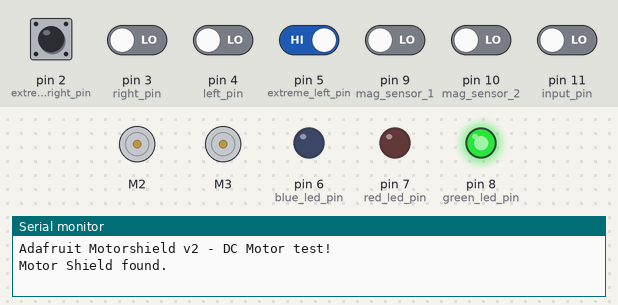
This sketch was run on a simulated Arduino Uno, built with avr-gcc and run on an emulated ATmega328P. Parts: 2 × DC motor (green arrow = forward, orange = backward, longer = faster), output pins drawn as LEDs (lit = HIGH), the last lines printed to the serial monitor. The inputs (shaded band) are chosen by the test bench; at power-on: pin 2 (extreme_right_pin), pin 5 (extreme_left_pin) HIGH, pin 3 (right_pin), pin 4 (left_pin), pin 9 (mag_sensor_1), pin 10 (mag_sensor_2), pin 11 (input_pin) LOW.

Above: at 1.2 s.
1.3 s: pin 2 (extreme_right_pin) pulled LOW for 0.15 s
At 2.5 s:
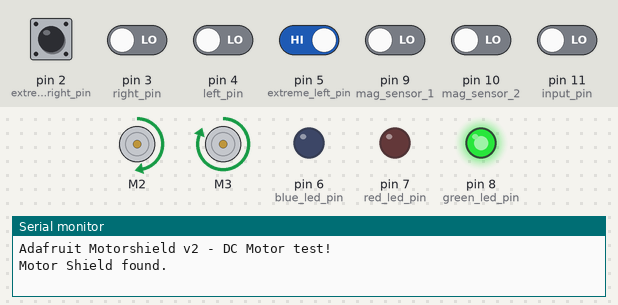
2.9 s: pin 2 (extreme_right_pin) driven LOW and pin 5 (extreme_left_pin) driven LOW
At 4.7 s:
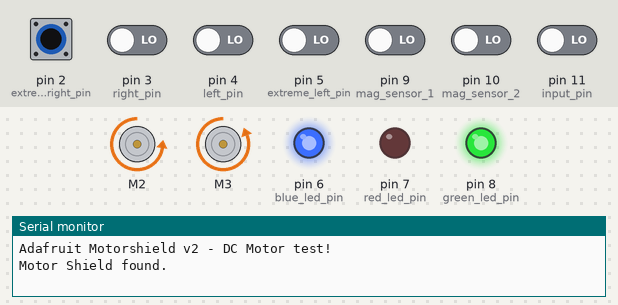
5.4 s: pin 2 (extreme_right_pin) driven HIGH and pin 3 (right_pin) driven HIGH and pin 4 (left_pin) driven HIGH and pin 5 (extreme_left_pin) driven HIGH and pin 9 (mag_sensor_1) driven HIGH
At 6.3 s:
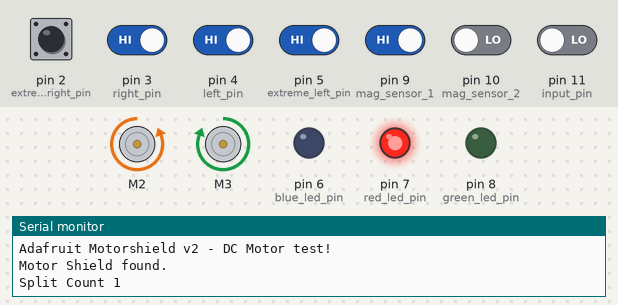
Timing chart, 0 to 8.4 s (numbered marks = the images above; inputs shaded):
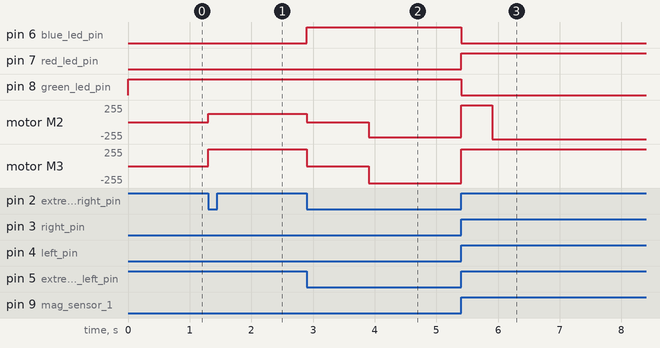

The sketch:

Please_work_3.ino
```cpp
#include <Adafruit_MotorShield.h>

Adafruit_MotorShield AFMS = Adafruit_MotorShield();

int extreme_right_pin = 2;
int right_pin = 3;
int left_pin = 4;
int extreme_left_pin = 5;
int input_pin = 11;
int blue_led_pin = 6;  // Blue LED (motion)
int red_led_pin = 7;   // Red LED (magnetic object)
int green_led_pin = 8; // Green LED (non-magnetic object)

int mag_sensor_1 = 9;  // Magnetic sensor 1
int mag_sensor_2 = 10; // Magnetic sensor 2


//int blue_led_pin;
//int green_led_pin;

int left_motor_pin = 2;


int right_motor_pin = 3;

bool isMoving = false;
int count_split = 0; //Checks Split Count
int right_count = 0; //Checks number of juncitons where right turn could be taken
int left_count = 0; //checks number of junctions where left turn could be taken
int end = 0;

unsigned long debounceDelay = 80; // 100 ms debounce delay
unsigned long rightbounceDelay = 90; //
unsigned long leftbounceDelay = 90;
unsigned long rightDebounceTime = 0; // Last time the right condition was detected
unsigned long leftDebounceTime = 0;  // Last time the left condition was detected
unsigned long splitDebounceTime = 0; // Last time the split condition was detected


Adafruit_DCMotor *Motor_Left = AFMS.getMotor(left_motor_pin);
Adafruit_DCMotor *Motor_Right = AFMS.getMotor(right_motor_pin);

void setup() {
  // put your setup code here, to run once:
  Serial.begin(9600);
  Serial.println("Adafruit Motorshield v2 - DC Motor test!");

  if (!AFMS.begin()) {
    Serial.println("Could not find Motor Shield. Check wiring.");
    while (1);
  }
  Serial.println("Motor Shield found.");

  // Set motor speeds
  Motor_Left->setSpeed(255);
  Motor_Right->setSpeed(255);

  // Set motor states
  Motor_Left->run(RELEASE);
  Motor_Right->run(RELEASE);

  pinMode(extreme_left_pin, INPUT);
  pinMode(left_pin, INPUT);
  pinMode(right_pin, INPUT);
  pinMode(extreme_right_pin, INPUT);
  //pinMode(button, INPUT_PULLUP); // Use internal pull-up resistor

  //pinMode(blue_led_pin, OUTPUT);
  //pinMode(green_led_pin, OUTPUT);
  pinMode(input_pin, INPUT);
  pinMode(blue_led_pin, OUTPUT);
  pinMode(red_led_pin, OUTPUT);
  pinMode(green_led_pin, OUTPUT);

  pinMode(mag_sensor_1, INPUT);
  pinMode(mag_sensor_2, INPUT);

}

void loop() {
  static bool motorsRunning = true; // Track the state of the motors
  static int lastButtonState = LOW; // Store the last button state
  int currentButtonState = digitalRead(input_pin); // Read the current button state

  // Detect rising edge (button pressed)
  if (currentButtonState == HIGH && lastButtonState == LOW) {
    delay(debounceDelay); // Simple debounce delay
    motorsRunning = !motorsRunning; // Toggle motor state

    if (motorsRunning) {
      move(); // Start moving
    } else {
      Motor_Right->run(RELEASE); // Stop motors
      Motor_Left->run(RELEASE);
      digitalWrite(blue_led_pin, LOW); // Turn off blue LED

    }
  }

  // Update the last button state
  lastButtonState = currentButtonState;

  // If motors are running, continue executing move logic
  if (motorsRunning) {
    move();
  }

  handleLEDs();

}


void move(){
  //Read sensor values
  int extreme_right = digitalRead(extreme_right_pin);
  int right = digitalRead(right_pin);
  int left = digitalRead(left_pin);
  int extreme_left = digitalRead(extreme_left_pin);

  if (extreme_right == 0 && right == 1 && left == 1 && extreme_left == 0){ //Move forward when middle 2 sensors on the line
    Motor_Left->setSpeed(255);
    Motor_Right->setSpeed(255);
    Motor_Left->run(FORWARD);
    Motor_Right->run(FORWARD);
    if(!isMoving){isMoving = true;}
  }
  else if(extreme_right == 0 && right == 0 && left == 1 && extreme_left == 0){shift_left(extreme_right, right, left, extreme_left);} //Off coursed to rightside so turn to left
  else if(extreme_right == 0 && right == 0 && left == 1 && extreme_left == 1){shift_left(extreme_right, right, left, extreme_left);}
  else if(extreme_right == 0 && right == 0 && left == 0 && extreme_left == 1){shift_left(extreme_right, right, left, extreme_left);} //Off coursed to rightside so turn to left

  else if(extreme_right == 0 && right == 1 && left == 0 && extreme_left == 0){shift_right(extreme_right, right, left, extreme_left);}
  else if(extreme_right == 1 && right == 1 && left == 0 && extreme_left == 0){shift_right(extreme_right, right, left, extreme_left);}
  else if(extreme_right == 1 && right == 0 && left == 0 && extreme_left == 0){shift_right(extreme_right, right, left, extreme_left);} //Off coursed to rightside so turn to left

  if (extreme_right == 1 && right == 1 && left == 1 && extreme_left == 0) { // Possible right turn
    if (millis() - rightDebounceTime >= rightbounceDelay) { // Check if condition lasts for debounceDelay
      rightDebounceTime = millis(); // Update debounce time
      right_count++;
      Serial.print("Right Count ");
      Serial.println(right_count);
      if (right_count == 2 || right_count == 3 || right_count == 4 || right_count == 5) {turn_right(extreme_right, right, left, extreme_left);}
    }
  }
  else {rightDebounceTime = millis();} // Reset debounce time if condition is no longer met

  // Debounce logic for left turn
  if (extreme_right == 0 && right == 1 && left == 1 && extreme_left == 1) { // Possible left turn
    if (millis() - leftDebounceTime >= leftbounceDelay) { // Check if condition lasts for debounceDelay
      leftDebounceTime = millis(); // Update debounce time
      left_count++;
      Serial.println(left_count);
      if (left_count == 1) {turn_left(extreme_right, right, left, extreme_left);}
      // Add turn_left logic if needed for specific counts
    }
  }
  else {leftDebounceTime = millis();} // Reset debounce time if condition is no longer met
  // Debounce logic for split

  if (extreme_right == 1 && right == 1 && left == 1 && extreme_left == 1) { // Possible split
    if (millis() - splitDebounceTime >= debounceDelay) { // Check if condition lasts for debounceDelay
      splitDebounceTime = millis(); // Update debounce time
      count_split++;
      Serial.print("Split Count ");
      Serial.println(count_split);
      if (count_split == 1 || count_split == 3 || count_split == 4) {turn_left(extreme_right, right, left, extreme_left);}
      else if (count_split == 2 || count_split == 5) {turn_right(extreme_right, right, left, extreme_left);}
    }
  }
  else {splitDebounceTime = millis();} // Reset debounce time if condition is no longer met

  if(extreme_right==0 && right == 0 && left == 0 && extreme_left == 0) {
    Motor_Right->run(RELEASE);
    Motor_Left->run(RELEASE);
    if (isMoving){end = end + 1;}
    isMoving = false;
    if (end == 1){
      delay(1000);
      Motor_Right->setSpeed(255);
      Motor_Left->setSpeed(225);
      Motor_Right->run(BACKWARD);
      Motor_Left->run(BACKWARD);
      delay(200);
      isMoving = true;
      while(!(extreme_right == 1 && right == 1 && left == 1 && extreme_left == 1)){
        delay(10);
        extreme_right = digitalRead(extreme_right_pin);
        right = digitalRead(right_pin);
        left = digitalRead(left_pin);
        extreme_left = digitalRead(extreme_left_pin);
      }
      Motor_Right->run(RELEASE);
      Motor_Left->run(RELEASE);
    }
  }
}

void turn_right(int extreme_right, int right, int left, int extreme_left){
  Motor_Left->setSpeed(255);
  Motor_Right->setSpeed(255);
  Motor_Left->run(FORWARD);
  Motor_Right->run(FORWARD);
  delay(500);
  Motor_Right->run(BACKWARD);
  delay(500);
  if(!isMoving){
    isMoving = true;
  }
  while(!(extreme_right == 0 && right == 1 && left == 1 && extreme_left == 0)){
    delay(10);
    extreme_right = digitalRead(extreme_right_pin);
    right = digitalRead(right_pin);
    left = digitalRead(left_pin);
    extreme_left = digitalRead(extreme_left_pin);
  }
  Motor_Right->run(FORWARD);
  //delay(50);
}

void turn_left(int extreme_right, int right, int left, int extreme_left){
  Motor_Left->setSpeed(255);
  Motor_Right->setSpeed(255);
  Motor_Left->run(FORWARD);
  Motor_Right->run(FORWARD);
  delay(500);
  Motor_Left->run(BACKWARD);
  delay(500);
  if(!isMoving){
    isMoving = true;
  }
  while(!(extreme_right == 0 && right == 1 && left == 1 && extreme_left == 0)){
    delay(10);
    extreme_right = digitalRead(extreme_right_pin);
    right = digitalRead(right_pin);
    left = digitalRead(left_pin);
    extreme_left = digitalRead(extreme_left_pin);
  }
  Motor_Left->run(FORWARD);
  //delay(50);
}
void shift_right(int extreme_right, int right, int left, int extreme_left){
  Motor_Left->setSpeed(255);
  Motor_Right->setSpeed(255);
  Motor_Left->run(FORWARD);
  Motor_Right->run(FORWARD);
  Motor_Right->setSpeed(125);
  if(!isMoving){
    isMoving = true;
  }
  while (!((extreme_right == 0 && right == 0 && left == 0 && extreme_left == 0) ||
         (extreme_right == 0 && right == 1 && left == 1 && extreme_left == 0))) {
      extreme_right = digitalRead(extreme_right_pin);
      right = digitalRead(right_pin);
      left = digitalRead(left_pin);
      extreme_left = digitalRead(extreme_left_pin);
  }
}


void shift_left(int extreme_right, int right, int left, int extreme_left){
  Motor_Left->setSpeed(255);
  Motor_Right->setSpeed(255);
  Motor_Left->run(FORWARD);
  Motor_Right->run(FORWARD);
  Motor_Left->setSpeed(125);
  if(!isMoving){
    isMoving = true;
  }
  while (!((extreme_right == 0 && right == 0 && left == 0 && extreme_left == 0) ||
         (extreme_right == 0 && right == 1 && left == 1 && extreme_left == 0))) {
    extreme_right = digitalRead(extreme_right_pin);
    right = digitalRead(right_pin);
    left = digitalRead(left_pin);
    extreme_left = digitalRead(extreme_left_pin);
  }
}


void handleLEDs() {
  unsigned long currentMillis = millis();

  // Blue LED flashing logic for motion indication
  static unsigned long lastBlueLEDFlash = 0;
  static unsigned long blueLEDDuration = 500; // Flash duration (ms)
  static bool blueState = LOW;

  if (isMoving) {
    if (currentMillis - lastBlueLEDFlash >= blueLEDDuration) {
      blueState = !blueState;
      digitalWrite(blue_led_pin, blueState);
      lastBlueLEDFlash = currentMillis;
    }
  } else {
    digitalWrite(blue_led_pin, LOW); // Turn off blue LED if not moving
  }

  // Read magnetic sensor values
  int mag1 = digitalRead(mag_sensor_1);
  int mag2 = digitalRead(mag_sensor_2);

  // Red and Green LED handling based on magnetic object detection
  if (mag1 == HIGH || mag2 == HIGH) {
    // Magnetic object detected
    digitalWrite(red_led_pin, HIGH);
    digitalWrite(green_led_pin, LOW);
  } else {
    // Non-magnetic object detected
    digitalWrite(red_led_pin, LOW);
    digitalWrite(green_led_pin, HIGH);
  }
}


void pickup(){

}
```

Measured:
- after the input at 1.3 s, motor M2: stopped → forward 125/255 at once; motor M3: stopped → forward 255/255 at once
- after the input at 2.9 s, pin 6 (blue_led_pin): LOW → HIGH at once; motor M2: forward 125/255 → stopped at once, → backward 225/255 1.0 s later; motor M3: forward 255/255 → stopped at once, → backward 255/255 1.0 s later
- after the input at 5.4 s, pin 6 (blue_led_pin), pin 8 (green_led_pin): HIGH → LOW at once; pin 7 (red_led_pin): LOW → HIGH at once; motor M2: backward 225/255 → forward 255/255 at once, → backward 255/255 0.50 s later; motor M3: backward 255/255 → forward 255/255 at once
